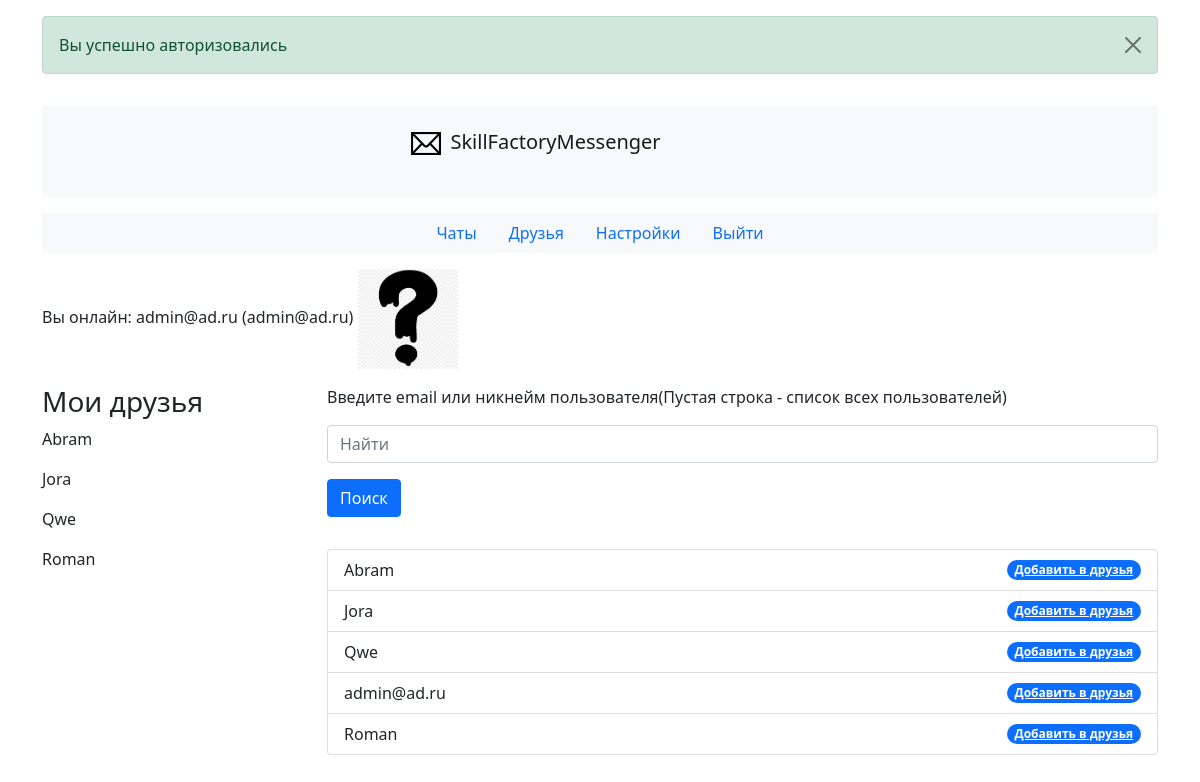
The page /friends.php (signed in) on the database its author committed.
### tables this page shows
CREATE TABLE `users` (
  `id` int(10) UNSIGNED NOT NULL,
  `nickname` varchar(255) DEFAULT NULL,
  `email` varchar(255) DEFAULT NULL,
  `hide_email` bit(1) NOT NULL DEFAULT b'0',
  `password` varchar(255) DEFAULT NULL,
  `avatar` varchar(255) DEFAULT NULL,
  `hash` varchar(255) DEFAULT NULL,
  `email_confirmed` bit(1) NOT NULL DEFAULT b'1'
);

CREATE TABLE `friends` (
  `id` int(10) UNSIGNED NOT NULL,
  `user_id` int(10) UNSIGNED NOT NULL,
  `friend_id` int(10) UNSIGNED NOT NULL
);

### funcs.php (called while the page is built, shortened)
<?php
function get_avatar($id)
{
    global $pdo;
    $res = $pdo->prepare("SELECT avatar FROM users WHERE id = ?");
    $res->execute([$id]);
    $res = $res->fetchAll();
    return $res[0]['avatar'];
}
function get_all_users(): array
{
    global $pdo;
    $res = $pdo->prepare("SELECT * FROM users");
    $res->execute([]);
    $res = $res->fetchAll();
    return $res;
}
function get_friends(): array
{
    global $pdo;
    $res = $pdo->prepare("SELECT * FROM users JOIN friends ON users.id = friends.friend_id WHERE user_id = ?");
    $res->execute([$_SESSION['user']['id']]);
    $res = $res->fetchAll();
    $arr = [];
    foreach ($res as $item) {
        if ($item['nickname']) {
            $arr[] = ['id' => $item['friend_id'], 'nickname' => $item['nickname']];
        } else {
            $arr[] = ['id' => $item['friend_id'], 'nickname' => $item['email']];
        }
    }
    return $arr;
}
function get_email($id)
{
    global $pdo;
    $res = $pdo->prepare("SELECT * FROM users WHERE id = ?");
    $res->execute([$id]);
    if ($res = $res->fetchAll()) {
        return $res[0]['email'];
    } else {
        return false;
    }
}

### friends.php (the view, shortened to what this page needs)
<?php
require_once __DIR__ . '/config.php';
require_once __DIR__ . '/funcs.php';
?>
<!doctype html>
<html lang="ru">
<head>
    <link href="https://cdn.jsdelivr.net/npm/bootstrap@5.1.3/dist/css/bootstrap.min.css" rel="stylesheet"
>
    <link rel="stylesheet" href="css/style.css">
</head>
<body>
<div class="container">
    <div class="row my-3">
        <div class="col">
            <?php if (!empty($_SESSION['success'])): ?>
                <div class="alert alert-success alert-dismissible fade show" role="alert">
                    <?php
                    echo $_SESSION['success'];
                    ?>
                    <button type="button" class="btn-close" data-bs-dismiss="alert" aria-label="Close"></button>
                </div>
            <?php endif; ?>
        </div>
    </div>
    <nav class="navbar navbar-light bg-light mb-3">
        <a class="navbar-brand" href="/">
            <p class="text-center"><img src="images/logo.png" width="5%" height="5%">SkillFactoryMessenger</p>
        </a>
    </nav>
    <ul class="nav justify-content-center bg-light mb-3">
        <li class="nav-item">
            <a class="nav-link active" href="/">Чаты</a>
        </li>
        <li class="nav-item">
            <a class="nav-link" href="/friends.php">Друзья</a>
        </li>
        <li class="nav-item">
            <a class="nav-link" href="/settings.php">Настройки</a>
        </li>
        <li class="nav-item">
            <a class="nav-link" href="/?do=exit">Выйти</a>
        </li>
    </ul>
    <p>Вы онлайн: <?= htmlspecialchars($_SESSION['user']['login']) ?> (<?= get_email($_SESSION['user']['id']) ?>) <img src="<?= get_avatar($_SESSION['user']['id']) ?>" onerror="this.src='images/avatar.png'" alt="" style="width: 100px; height: 100px;"></p>
    <div class="row">
        <div class="col-sm-3" style="overflow-y: auto; height:65vh;">
            <h3>Мои друзья</h3>
            <div class="col-sm-4">
                <?php
                $friends = get_friends();
                foreach ($friends as $friend) {
                    echo "<p>{$friend['nickname']}</p>";
                }
                ?>
            </div>
        </div>
        <div class="col-sm-9">
            <form class="mb-3" action="friends.php" method="post">
                <div class="form-group mb-3">
                    <label class="mb-3" for="exampleInputEmail1">Введите email или никнейм пользователя(Пустая строка - список всех пользователей)</label>
                    <input name="nickname" class="form-control mb-3" id="exampleInputEmail1" aria-describedby="emailHelp"
                           placeholder="Найти">
                </div>
                <button type="submit" class="btn btn-primary mb-3" name="search">Поиск</button>
            </form>
            <ul class="list-group">
            <?php
            $post_nickname = $_POST['nickname'] ?? null;
            $users = (isset($_POST['search']) and $_POST['nickname'] != '') ? get_user($_POST['nickname']) : get_all_users();
            if ($users) {
                foreach ($users as $user) {
                    if ($user['email'] == $post_nickname and $user['hide_email']) {
                        echo "<p>Пользователь не найден</p>";
                        break;
                    }
                    elseif ($user['nickname']) {
                        $nickname = $user['nickname'];
                    } else {
                        $nickname = $user['email'];
                    }
                    echo "<li class='list-group-item d-flex justify-content-between align-items-center'>$nickname<a href='?add={$user['id']}' class='badge bg-primary rounded-pill'>Добавить в друзья</a> </li>";
                }
            } else {
                echo "<p>Пользователь не найден</p>";
            }
            ?>
        </div>
    </div>
</body>
</html>

### rows shown on the page
users: email "admin@ad.ru"
friends: friend.nickname "Abram"
friends: friend.nickname "Jora"
friends: friend.nickname "Qwe"
friends: friend.nickname "Roman"
users: nickname "Abram"
users: nickname "Jora"
users: nickname "Qwe"
users: nickname "Roman"

### other values the page prints
$_SESSION['success'] "Вы успешно авторизовались"
$_SESSION['user']['login'] "admin@ad.ru"
